Frame 1 (no input): blank canvas, image omitted
Frame 60 (the mouse pressed at the canvas centre just before this capture): blank canvas, image omitted
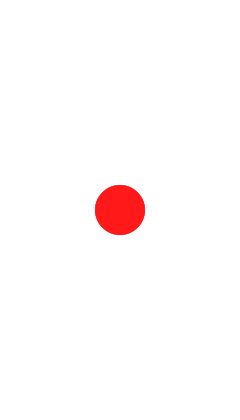
Frame 120 (the mouse held since frame 60 and released just before this capture)

The Processing sketch whose frames 1 and 60 were blank and that drew this single picture after the mouse press (run headless with seeded random() and noise(); from frame 60 on, the mouse is pressed at the canvas centre):

// Processing sketch: colorFiller
// ── colorFiller.pde

color red = color(255, 0, 0, 10);
color green = color(0, 255, 0, 10);
color blue = color(0, 0, 255, 10);

int counter = 1;

void setup() {
  size(240, 420);
  background(255);
  smooth();
}

void draw() {
  noStroke();
    
  if(counter == 1) {
    fill(red);
  }  
  else if(counter == 2) {
    fill(green); 
  }
  else if(counter == 3) {
    fill(blue); 
  }
    
  if (mousePressed == true) {
    ellipse(mouseX, mouseY, 50, 50);
  }
  
 }

void mouseReleased() {
 counter++;
 if(counter == 4) {
   counter = 1; 
 }
 println(counter);
} 
